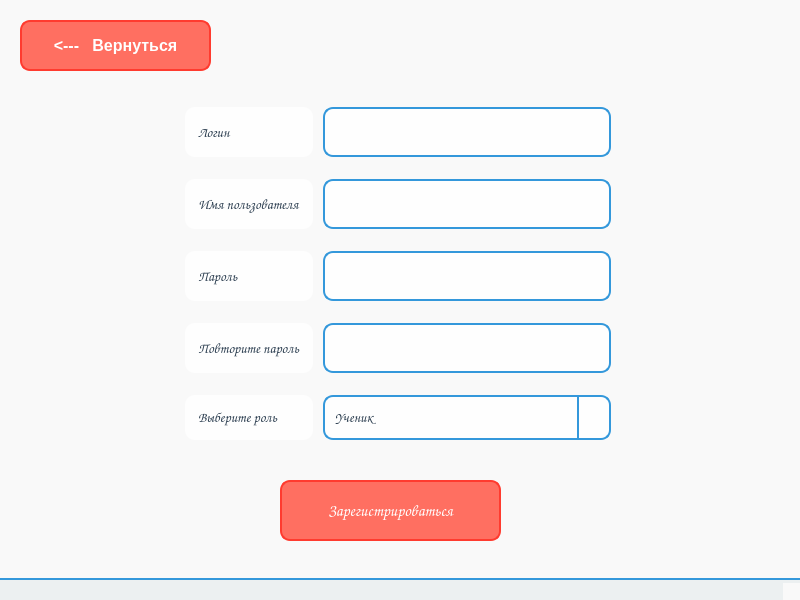
<?xml version="1.0" encoding="UTF-8"?>
<ui version="4.0">
 <class>MainWindow</class>
 <widget class="QMainWindow" name="MainWindow">
  <property name="geometry">
   <rect>
    <x>0</x>
    <y>0</y>
    <width>800</width>
    <height>600</height>
   </rect>
  </property>
  <property name="font">
   <font>
    <family>Comic Sans MS</family>
    <pointsize>-1</pointsize>
   </font>
  </property>
  <property name="windowTitle">
   <string>MainWindow</string>
  </property>
  <property name="styleSheet">
   <string notr="true">/* General Settings */
QWidget {
    font-family: &quot;Comic Sans MS&quot;; /* Fun and playful font */
    font-size: 14px;
    color: #2c3e50; /* Dark blue for text */
    background-color: #f9f9f9; /* Light gray background */
}

/* Background Images for Different Pages */
QWidget#mathPage {
    background-image: url(:/backgrounds/math_background.png); /* Math-themed background */
    background-position: center;
    background-repeat: no-repeat;
    background-size: cover;
}

QWidget#sciencePage {
    background-image: url(:/backgrounds/science_background.png); /* Science-themed background */
    background-position: center;
    background-repeat: no-repeat;
    background-size: cover;
}

QWidget#literaturePage {
    background-image: url(:/backgrounds/literature_background.png); /* Literature-themed background */
    background-position: center;
    background-repeat: no-repeat;
    background-size: cover;
}

QWidget#historyPage {
    background-image: url(:/backgrounds/history_background.png); /* History-themed background */
    background-position: center;
    background-repeat: no-repeat;
    background-size: cover;
}

/* Buttons */
QPushButton {
    background-color: #ff6f61; /* Coral */
    color: white;
    border: 2px solid #ff3b2f; /* Darker coral */
    border-radius: 10px;
    padding: 10px 20px;
    font-weight: bold;
    font-size: 16px;
}

QPushButton:hover {
    background-color: #ff3b2f; /* Darker coral on hover */
}

QPushButton:pressed {
    background-color: #ff1a1a; /* Even darker coral when pressed */
}

QPushButton:disabled {
    background-color: #bdc3c7; /* Gray */
    color: #7f8c8d; /* Light gray text */
    border: 2px solid #95a5a6;
}

/* Line Edits */
QLineEdit {
    background-color: rgba(255, 255, 255, 0.9); /* Semi-transparent white */
    border: 2px solid #3498db; /* Blue border */
    border-radius: 10px;
    padding: 10px;
font-size: 20px;
}

QLineEdit:focus {
    border: 2px solid #ff6f61; /* Coral border when focused */
}

/* Labels */
QLabel {
    color: #2c3e50; /* Dark blue */
    font-size: 14px;
    background-color: rgba(255, 255, 255, 0.8); /* Semi-transparent white */
    border-radius: 10px;
    padding: 10px;
}

QLabel#titleLabel {
    font-size: 24px;
    font-weight: bold;
    color: #3498db; /* Blue for titles */
    background-color: transparent; /* No background for titles */
}

/* Combo Boxes */
QComboBox {
    background-color: rgba(255, 255, 255, 0.9); /* Semi-transparent white */
    border: 2px solid #3498db; /* Blue border */
    border-radius: 10px;
    padding: 10px;
    font-size: 14px;
}

QComboBox::drop-down {
    subcontrol-origin: padding;
    subcontrol-position: top right;
    width: 30px;
    border-left: 2px solid #3498db;
}

QComboBox::down-arrow {
    image: url(:/icons/down_arrow.png); /* Replace with your icon */
}

QComboBox QAbstractItemView {
    background-color: white;
    border: 2px solid #3498db;
    selection-background-color: #ff6f61; /* Coral for selected item */
    selection-color: white;
}

/* Check Boxes */
QCheckBox {
    color: #2c3e50;
    background-color: rgba(255, 255, 255, 0.8); /* Semi-transparent white */
    border-radius: 10px;
    padding: 10px;
}

QCheckBox::indicator {
    width: 20px;
    height: 20px;
}

QCheckBox::indicator:checked {
    image: url(:/icons/checked.png); /* Replace with your icon */
}

QCheckBox::indicator:unchecked {
    image: url(:/icons/unchecked.png); /* Replace with your icon */
}

/* Radio Buttons */
QRadioButton {
    color: #2c3e50;
    background-color: rgba(255, 255, 255, 0.8); /* Semi-transparent white */
    border-radius: 10px;
    padding: 10px;
}

QRadioButton::indicator {
    width: 20px;
    height: 20px;
}

QRadioButton::indicator:checked {
    image: url(:/icons/radio_checked.png); /* Replace with your icon */
}

QRadioButton::indicator:unchecked {
    image: url(:/icons/radio_unchecked.png); /* Replace with your icon */
}

/* Progress Bars */
QProgressBar {
    background-color: #bdc3c7;
    border: 2px solid #95a5a6;
    border-radius: 10px;
    text-align: center;
    color: #2c3e50;
}

QProgressBar::chunk {
    background-color: #ff6f61; /* Coral */
    border-radius: 10px;
}

/* Spin Boxes */
QSpinBox {
    background-color: rgba(255, 255, 255, 0.9); /* Semi-transparent white */
    border: 2px solid #3498db; /* Blue border */
    border-radius: 10px;
    padding: 10px;
    font-size: 14px;
}

QSpinBox::up-button, QSpinBox::down-button {
    subcontrol-origin: border;
    subcontrol-position: top right;
    width: 30px;
    border-left: 2px solid #3498db;
}

QSpinBox::up-arrow {
    image: url(:/icons/up_arrow.png); /* Replace with your icon */
}

QSpinBox::down-arrow {
    image: url(:/icons/down_arrow.png); /* Replace with your icon */
}

/* Group Boxes */
QGroupBox {
    border: 2px solid #3498db; /* Blue border */
    border-radius: 10px;
    margin-top: 10px;
    padding-top: 15px;
    font-weight: bold;
    color: #3498db; /* Blue for group box titles */
    background-color: rgba(255, 255, 255, 0.8); /* Semi-transparent white */
}

QGroupBox::title {
    subcontrol-origin: margin;
    subcontrol-position: top left;
    padding: 0 10px;
}

/* Tabs */
QTabWidget::pane {
    border: 2px solid #3498db; /* Blue border */
    border-radius: 10px;
    padding: 10px;
    background-color: rgba(255, 255, 255, 0.9); /* Semi-transparent white */
}

QTabBar::tab {
    background-color: #ecf0f1;
    border: 2px solid #3498db;
    border-bottom: none;
    padding: 10px 20px;
    border-top-left-radius: 10px;
    border-top-right-radius: 10px;
    font-size: 14px;
}

QTabBar::tab:selected {
    background-color: white;
    border-bottom: 2px solid white;
}

QTabBar::tab:hover {
    background-color: #ff6f61; /* Coral on hover */
    color: white;
}

/* Scroll Bars */
QScrollBar:horizontal, QScrollBar:vertical {
    background-color: #ecf0f1;
    border-radius: 10px;
}

QScrollBar::handle:horizontal, QScrollBar::handle:vertical {
    background-color: #ff6f61; /* Coral */
    border-radius: 10px;
}

QScrollBar::add-line, QScrollBar::sub-line {
    background: none;
}

/* Tool Tips */
QToolTip {
    background-color: #ff6f61; /* Coral */
    color: white;
    border: 2px solid #ff3b2f;
    padding: 10px;
    border-radius: 10px;
}

/* Menus */
QMenuBar {
    background-color: #ecf0f1;
    color: #2c3e50;
}

QMenuBar::item {
    padding: 10px 20px;
}

QMenuBar::item:selected {
    background-color: #ff6f61; /* Coral */
    color: white;
}

QMenu {
    background-color: white;
    border: 2px solid #3498db;
    padding: 10px;
}

QMenu::item {
    padding: 10px 20px;
}

QMenu::item:selected {
    background-color: #ff6f61; /* Coral */
    color: white;
}

/* Tables */
QTableView {
    background-color: white;
    border: 2px solid #3498db;
    border-radius: 10px;
}

QTableView::item {
    padding: 10px;
}

QTableView::item:selected {
    background-color: #ff6f61; /* Coral */
    color: white;
}

/* Text Edit */
QTextEdit {
    background-color: rgba(255, 255, 255, 0.9); /* Semi-transparent white */
    border: 2px solid #3498db;
    border-radius: 10px;
    padding: 10px;
}

QTextEdit:focus {
    border: 2px solid #ff6f61; /* Coral */
}

/* Status Bar */
QStatusBar {
    background-color: #ecf0f1;
    border-top: 2px solid #3498db;
    padding: 10px;
}

/* Tool Bars */
QToolBar {
    background-color: #ecf0f1;
    border-bottom: 2px solid #3498db;
    padding: 10px;
}

QToolBar::separator {
    background-color: #3498db;
    width: 2px;
    margin: 10px;
}</string>
  </property>
  <widget class="QWidget" name="centralwidget">
   <widget class="QPushButton" name="registration_button">
    <property name="geometry">
     <rect>
      <x>280</x>
      <y>480</y>
      <width>221</width>
      <height>61</height>
     </rect>
    </property>
    <property name="font">
     <font>
      <family>Comic Sans MS</family>
      <pointsize>-1</pointsize>
      <weight>75</weight>
      <bold>true</bold>
     </font>
    </property>
    <property name="autoFillBackground">
     <bool>false</bool>
    </property>
    <property name="styleSheet">
     <string notr="true"/>
    </property>
    <property name="text">
     <string>Зарегистрироваться</string>
    </property>
   </widget>
   <widget class="QWidget" name="gridLayoutWidget">
    <property name="geometry">
     <rect>
      <x>180</x>
      <y>100</y>
      <width>431</width>
      <height>361</height>
     </rect>
    </property>
    <layout class="QGridLayout" name="gridLayout" rowstretch="0,0,0,0,0">
     <property name="leftMargin">
      <number>5</number>
     </property>
     <property name="bottomMargin">
      <number>10</number>
     </property>
     <property name="horizontalSpacing">
      <number>10</number>
     </property>
     <property name="verticalSpacing">
      <number>15</number>
     </property>
     <item row="0" column="0">
      <widget class="QLabel" name="label_3">
       <property name="font">
        <font>
         <family>Comic Sans MS</family>
         <pointsize>-1</pointsize>
        </font>
       </property>
       <property name="text">
        <string>Логин</string>
       </property>
      </widget>
     </item>
     <item row="2" column="0">
      <widget class="QLabel" name="label_2">
       <property name="font">
        <font>
         <family>Comic Sans MS</family>
         <pointsize>-1</pointsize>
        </font>
       </property>
       <property name="text">
        <string>Пароль</string>
       </property>
      </widget>
     </item>
     <item row="3" column="0">
      <widget class="QLabel" name="label">
       <property name="font">
        <font>
         <family>Comic Sans MS</family>
         <pointsize>-1</pointsize>
        </font>
       </property>
       <property name="text">
        <string>Повторите пароль</string>
       </property>
      </widget>
     </item>
     <item row="0" column="1">
      <widget class="QLineEdit" name="loginEdit">
       <property name="styleSheet">
        <string notr="true"/>
       </property>
      </widget>
     </item>
     <item row="2" column="1">
      <widget class="QLineEdit" name="password1Edit">
       <property name="styleSheet">
        <string notr="true"/>
       </property>
      </widget>
     </item>
     <item row="3" column="1">
      <widget class="QLineEdit" name="password2Edit">
       <property name="styleSheet">
        <string notr="true"/>
       </property>
      </widget>
     </item>
     <item row="4" column="1">
      <widget class="QComboBox" name="comboBox">
       <property name="font">
        <font>
         <family>Comic Sans MS</family>
         <pointsize>-1</pointsize>
        </font>
       </property>
       <item>
        <property name="text">
         <string>Ученик</string>
        </property>
       </item>
       <item>
        <property name="text">
         <string>Учитель</string>
        </property>
       </item>
      </widget>
     </item>
     <item row="4" column="0">
      <widget class="QLabel" name="label_5">
       <property name="font">
        <font>
         <family>Comic Sans MS</family>
         <pointsize>-1</pointsize>
        </font>
       </property>
       <property name="text">
        <string>Выберите роль</string>
       </property>
      </widget>
     </item>
     <item row="1" column="0">
      <widget class="QLabel" name="label_6">
       <property name="font">
        <font>
         <family>Comic Sans MS</family>
         <pointsize>-1</pointsize>
        </font>
       </property>
       <property name="text">
        <string>Имя пользователя</string>
       </property>
      </widget>
     </item>
     <item row="1" column="1">
      <widget class="QLineEdit" name="usernameEdit">
       <property name="styleSheet">
        <string notr="true"/>
       </property>
      </widget>
     </item>
    </layout>
   </widget>
   <widget class="QPushButton" name="pushButton">
    <property name="geometry">
     <rect>
      <x>20</x>
      <y>20</y>
      <width>191</width>
      <height>51</height>
     </rect>
    </property>
    <property name="styleSheet">
     <string notr="true"/>
    </property>
    <property name="text">
     <string>&lt;---   Вернуться</string>
    </property>
   </widget>
  </widget>
  <widget class="QStatusBar" name="statusbar"/>
 </widget>
 <resources/>
 <connections/>
</ui>
